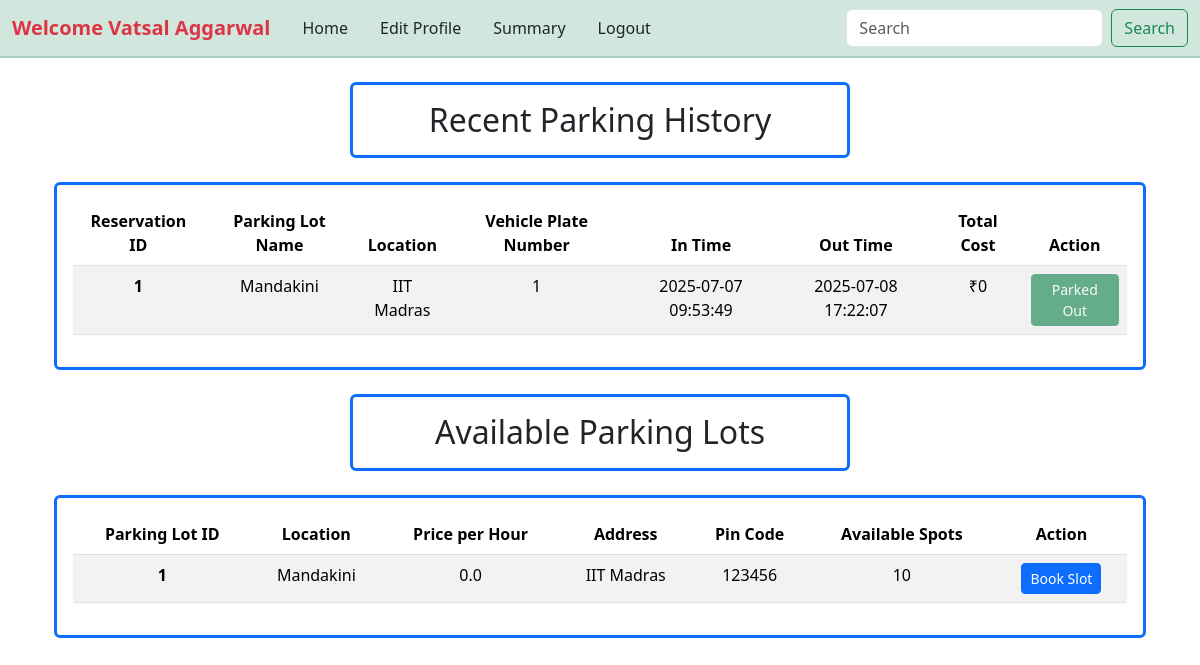
Screenshot of /user_dashboard (signed in) with the database file from the repository.
### controllers/models.py (models this page shows)
class ReservedParkingSpot(db.Model):
    id = db.Column(db.Integer, primary_key=True)
    spot_id = db.Column(db.Integer, db.ForeignKey('parking_spot.id'), nullable=False, default=0)
    user_id = db.Column(db.Integer, db.ForeignKey('user.id'), nullable=False)
    parking_cost_per_unit_time = db.Column(db.Float, nullable=False)
    total_cost = db.Column(db.Float, nullable=True)
    vehicle_plate = db.Column(db.String(20), nullable=False)
    is_active = db.Column(db.Boolean, nullable=False, default=True)
    in_time = db.Column(db.DateTime, nullable=False, default=utc_now)
    out_time = db.Column(db.DateTime, nullable=True)
    user = db.relationship(User)

class ParkingLot(db.Model):
    id = db.Column(db.Integer, primary_key=True)
    prime_location_name = db.Column(db.String(255),unique=True, nullable=False)
    price = db.Column(db.Float, nullable=False)
    address = db.Column(db.String(255), nullable=False)
    pin_code = db.Column(db.String(10), nullable=False)
    maximum_number_of_spots = db.Column(db.Integer, nullable=False)
    description = db.Column(db.Text, nullable=True)
    parking_spots = db.relationship('ParkingSpot', backref='parking_lot', cascade="all, delete-orphan", lazy='dynamic')

### controllers/routes.py (the view)
@app.route('/user_dashboard', methods=['GET', 'POST'])
def user_dashboard():
    if 'user_id' not in session:
        flash('Please log in to view your dashboard.', 'danger')
        return redirect(url_for('home'))
    parking_lots = ParkingLot.query.all()
    reserved_parking_spots = ReservedParkingSpot.query.filter_by(user_id=session['user_id']).all()
    return render_template('user_dashboard.html',
                           parking_lots=parking_lots,
                           reserved_parking_spots=reserved_parking_spots,
                           datetime=datetime)

### templates/user_dashboard.html (shortened to what this page needs)
{% extends "dashboard.html" %}
{% block content %}
    <div class="container mt-4">
        <div class="container mt-4">
            <h2 class="card card-custom mx-auto border-primary rounded p-3 mb-4 mt-4 text-center"
                style="max-width: 500px; border-width: 3px !important;">Recent Parking History</h2>
            <div class="card card-custom border-primary rounded text-center"
                 style="border-width: 3px !important;">
              <div class="card-body">
                  <div class="table-responsive">
                    <table class="table table-striped">
                      <thead>
                        <tr>
                            <th scope="col">Reservation ID</th>
                            <th scope="col">Parking Lot Name</th>
                            <th scope="col">Location</th>
                            <th scope="col">Vehicle Plate Number</th>
                            <th scope="col">In Time</th>
                            <th scope="col">Out Time</th>
                            <th scope="col">Total Cost</th>
                            <th scope="col">Action</th>
                        </tr>
                      </thead>
                      <tbody>
                        {% if reserved_parking_spots %}
                            {% for spots in reserved_parking_spots %}
                                <tr>
                                    <th scope="row">{{spots.id}}</th>
                                    <td>
                                        {% if spots.spot_id %}
                                            {{spots.parking_spot.parking_lot.prime_location_name}}
                                        {% else %}
                                            Parking Lot Deleted
                                        {% endif %}
                                    </td>
                                    <td>
                                        {% if spots.spot_id %}
                                            {{spots.parking_spot.parking_lot.address}}
                                        {% else %}
                                            Parking Lot Deleted
                                        {% endif %}
                                    </td>
                                    <td>{{spots.vehicle_plate}}</td>
                                    <td>{{spots.in_time.strftime('%Y-%m-%d %H:%M:%S')}}</td>
                                    <td>
                                        {% if spots.out_time %}
                                            {{spots.out_time.strftime('%Y-%m-%d %H:%M:%S')}}
                                        {% else %}
                                            Active
                                        {% endif %}
                                    </td>
                                    <td>
                                        {% if spots.total_cost is not none %}
                                            ₹{{spots.total_cost | int}}
                                        {% else %}
                                            Active
                                        {% endif %}
                                    </td>
                                    {% if spots.is_active == True %}
                                        <td><button type="button" class="btn btn-sm btn-danger"
                                                popovertarget="release_slot{{ spots.id }}">Release</button></td>
                                    {% else %}
                                        <td><button type="button" class="btn btn-sm btn-success" disabled>Parked Out</button></td>
                                    {% endif %}
                                </tr>
                            {% endfor %}
                        {% else %}
                            <tr>
                                <td colspan="8" class="text-center">No Parking Reservation Found</td>
                            </tr>
                        {% endif %}
                      </tbody>
                    </table>
                  </div>
              </div>
            </div>
        </div>
        <div class="container mt-4">
            <h2 class="card card-custom mx-auto border-primary rounded p-3 mb-4 mt-4 text-center"
                style="max-width: 500px; border-width: 3px !important;">Available Parking Lots</h2>
            <div class="card card-custom border-primary rounded text-center"
                 style="border-width: 3px !important;">
              <div class="card-body">
                  <div class="table-responsive">
                    <table class="table table-striped">
                      <thead>
                        <tr>
                            <th scope="col">Parking Lot ID</th>
                            <th scope="col">Location</th>
                            <th scope="col">Price per Hour</th>
                            <th scope="col">Address</th>
                            <th scope="col">Pin Code</th>
                            <th scope="col">Available Spots</th>
                            <th scope="col">Action</th>
                        </tr>
                      </thead>
                      <tbody>
                        {% if parking_lots %}
                            {% for lots in parking_lots %}
                                <tr>
                                    <th scope="row">{{lots.id}}</th>
                                    <td>{{lots.prime_location_name}}</td>
                                    <td>{{lots.price}}</td>
                                    <td>{{lots.address}}</td>
                                    <td>{{lots.pin_code}}</td>
                                    <td>{{lots.parking_spots.filter_by(status=False).count()}}</td>
                                    {% if (lots.parking_spots.filter_by(status=False).count()) > 0%}
                                        <td><button type="button" class="btn btn-sm btn-primary"
                                                popovertarget="book_slot{{ lots.id }}">Book Slot</button></td>
                                    {% else %}
                                        <td><button type="button" class="btn btn-sm btn-outline-primary"
                                                popovertarget="book_slot{{ lots.id }} disabled">Book Slot</button></td>
                                    {% endif %}
                                </tr>
                            {% endfor %}
                        {% else %}
                            <tr>
                                <td colspan="7" class="text-center">No Parking Lot Found</td>
                            </tr>
                        {% endif %}
                      </tbody>
                    </table>
                  </div>
              </div>
            </div>
        </div>
    </div>
{% endblock %}

### rows the page displays
ReservedParkingSpot: id "1", parking_spot.parking_lot.prime_location_name "Mandakini", parking_spot.parking_lot.address "IIT Madras", vehicle_plate "1", in_time "2025-07-07 09:53:49", out_time "2025-07-08 17:22:07", total_cost "0", is_active "Parked Out"
ParkingLot: id "1", prime_location_name "Mandakini", price "0.0", address "IIT Madras", pin_code "123456", parking_spots.filter_by "10"

### other values shown
{{ session.get('full_name') }} "Vatsal Aggarwal"
